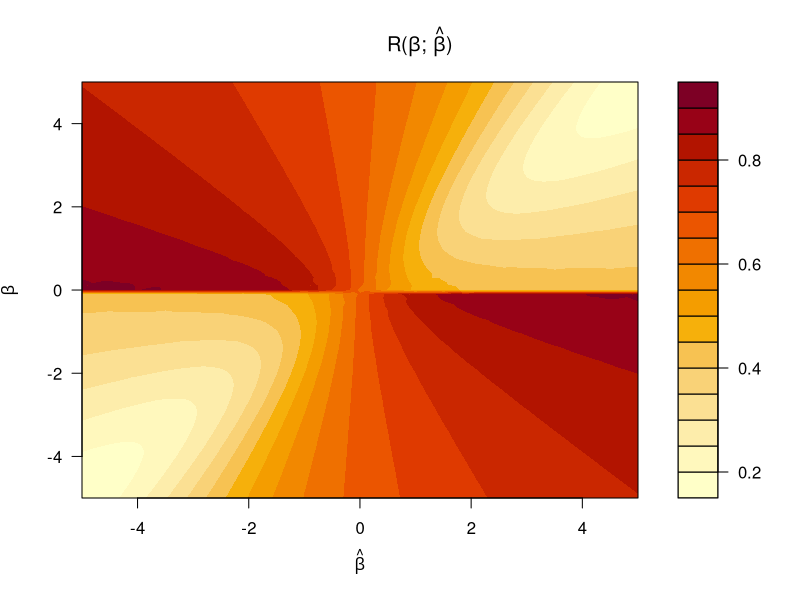
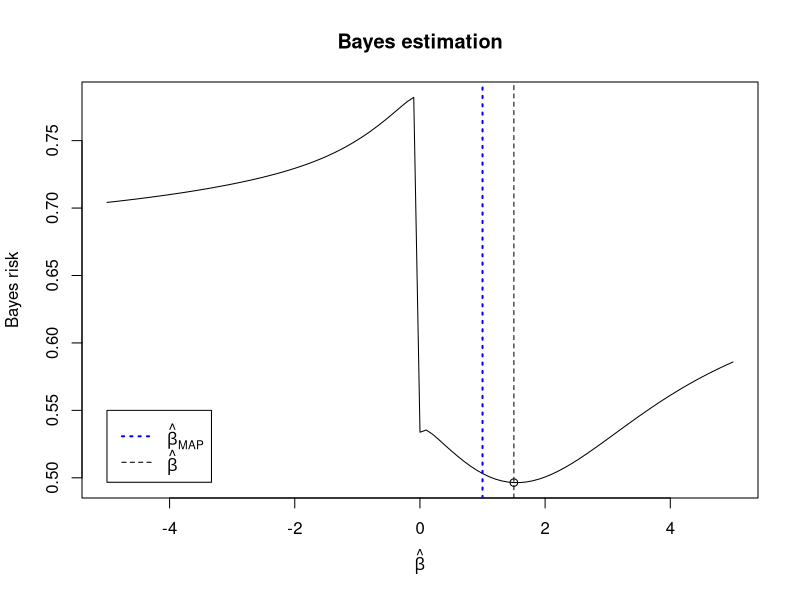

R code for these plots, in order:
############
## Theory
############


## empirical misclassification rate
simulate <- function(al, k_cl, n_trials, seed = 0) {
  set.seed(seed)
  mrs <- numeric(n_trials)
  for (i in 1:n_trials) {
    xs <- rnorm(k_cl, 0, sqrt(sigma2_x))
    ys <- bt * xs + rnorm(k_cl, 0, sqrt(sigma2_eps))
    yhats <- xs * al
    te_cl <- knn(t(t(yhats)), t(t(ys)), 1:k_cl, k = 1)
    mr <- sum(te_cl != 1:k_cl)/k_cl
    mrs[i] <- mr
  }
  mrs 
}

## probability that |N(mu, sigma2)| > thres
p_folded <- function(mu, sigma2, thres, empirical = FALSE) {
  mu_conv <- mu/sqrt(sigma2)
  thres_conv <- abs(thres)/sqrt(sigma2)
  if (empirical) {
    return(sum(abs(rnorm(1e6, mu, sqrt(sigma2))) < thres)/1e6)
  }
  1 - pnorm(-mu_conv + thres_conv) + pnorm(-mu_conv - thres_conv)
}

## misclassification rate based on conditional dist
theory1 <- function(al, k_cl, res = 30) {
  # normal distribution grid
  g0 <- -res:res
  z2 <- cbind(rep(g0, 2*res + 1),
              rep(g0, each = 2*res + 1)) /
    sqrt(res)
  d2 <- exp(-.5 * z2[,1]^2 - .5 * z2[,2]^2 )
  d2 <- d2/sum(d2)
  xs <- sqrt(sigma2_x) * z2[,1]
  eps <- sqrt(sigma2_eps) * z2[,2]
  mus <- bt * xs + eps
  sigma2 <- al^2 * sigma2_x
  thress <- (bt - al) * xs + eps
  ps <- p_folded(mus, sigma2, thress)
  1 - sum(ps^(k_cl-1) * d2)
}

## quantity derived from theory 1
theory2 <- function(al, res = 30) {
  # normal distribution grid
  g0 <- -res:res
  z2 <- cbind(rep(g0, 2*res + 1),
              rep(g0, each = 2*res + 1)) /
    sqrt(res)
  d2 <- exp(-.5 * z2[,1]^2 - .5 * z2[,2]^2 )
  d2 <- d2/sum(d2)
  xs <- sqrt(sigma2_x) * z2[,1]
  eps <- sqrt(sigma2_eps) * z2[,2]
  mus <- bt * xs + eps
  sigma2 <- al^2 * sigma2_x
  thress <- (bt - al) * xs + eps
  ps1 <- 1 + sign(thress) * pnorm(xs / sqrt(sigma2_x))
  ps2 <- sign(thress) * 
     pnorm(((-2*bt + al)*xs - 2*eps)/(al * sqrt(sigma2_x)))
  ps <- ps1 + ps2
  c(1 - sum(ps * d2), sum(ps1 * d2), sum(ps2 * d2))
}

theory_x <- function(al, k_cl, x0, res = 30) {
  g0 <- -res:res
  z <- g0 / sqrt(res)
  d2 <- exp(- .5 * z^2 )
  d2 <- d2/sum(d2)
  eps <- sqrt(sigma2_eps) * z
  mus <- bt * x0 + eps
  sigma2 <- al^2 * sigma2_x
  thress <- (bt - al) * x0 + eps
  ps <- p_folded(mus, sigma2, thress)
  1 - sum(ps^(k_cl-1) * d2)
}

theory_e <- function(al, k_cl, eps, res = 30) {
  g0 <- -res:res
  z <- g0 / sqrt(res)
  d2 <- exp(- .5 * z^2 )
  d2 <- d2/sum(d2)
  xs <- sqrt(sigma2_x) * z
  mus <- bt * xs + eps
  sigma2 <- al^2 * sigma2_x
  thress <- (bt - al) * xs + eps
  ps <- p_folded(mus, sigma2, thress)
  1 - sum(ps^(k_cl-1) * d2)
}

## simplified form
theory3 <- function(al, k_cl, res = 30) {
  del <- al - bt
  g0 <- -res:res
  z2 <- cbind(rep(g0, 2*res + 1),
              rep(g0, each = 2*res + 1)) /
    sqrt(res)
  d2 <- exp(-.5 * z2[,1]^2 - .5 * z2[,2]^2 )
  d2 <- d2/sum(d2)
  xs <- sqrt(sigma2_x) * z2[,1]
  eps <- sqrt(sigma2_eps) * z2[,2]
  ps <- 1 - abs(pnorm(xs/sqrt(sigma2_x)) - 
                  pnorm((xs * (bt - del) + 2 * eps)/(sqrt(sigma2_x) * (bt + del))))
  1 - sum(ps^(k_cl-1) * d2)
}

## taylor expansion
theory4 <- function(al, k_cl, res = 30) {
  del <- al - bt
  sigma_x <- sqrt(sigma2_x)
  g0 <- -res:res
  z2 <- cbind(rep(g0, 2*res + 1),
              rep(g0, each = 2*res + 1)) /
    sqrt(res)
  d2 <- exp(-.5 * z2[,1]^2 - .5 * z2[,2]^2 )
  d2 <- d2/sum(d2)
  xs <- sqrt(sigma2_x) * z2[,1]
  eps <- sqrt(sigma2_eps) * z2[,2]
  ps <- 1 - abs(
                pnorm(xs/sigma_x) - 
                pnorm((xs/sigma_x) + (2 * eps)/(bt * sigma_x) 
                      - del * (2 * xs/(sigma_x * bt) + 2 * eps/bt^2))
                )
  1 - sum(ps^(k_cl-1) * d2)
}


library(class)

bt <- 2
sigma2_x <- 1
sigma2_eps <- 1
ps <- simulate(2, 3, 10000)
mean(ps)
sd(ps)/sqrt(1e5)
theory1(bt, 3, 400)
theory3(bt + 1e-2, 3, 400)
theory3(bt - 1e-2, 3, 400)
theory4(bt + 1e-2, 3, 400)
theory4(bt - 1e-2, 3, 400)


theory1(2, 2, 400)
theory1(2 + 1e-1, 2, 400)

k_cl <- 2
theory_x(bt, k_cl, 1, 400)
theory_x(bt + 1e-2, k_cl, 1, 400)
theory_x(bt - 1e-2, k_cl, 1, 400)

eps <- 2
theory_e(bt, k_cl, eps, 400)
theory_e(bt + 1e-2, k_cl, eps, 400)
theory_e(bt - 1e-2, k_cl, eps, 400)


theory1(bt, k_cl, 400)
theory1(bt + 1e-2, k_cl, 400)
theory1(bt - 1e-2, k_cl, 400)



k_cl <- 10
theory1(bt, k_cl, 400)
sapply(bt + .01 * 0:3, function(x) {theory1(x, k_cl, 400)})
sapply(bt - .01 * 0:3, function(x) {theory1(x, k_cl, 400)})

theory1(bt, 100)
theory1(bt + .01, 100)
theory1(bt - .01, 100)

theory2(bt)
theory2(bt + .01)
theory2(bt - .01)

k_cl <- 3

bts <- (-50:50)/10 + 1e-3
res <- length(bts)
rmat <- matrix(0, res, res)
for (i in 1:res) {
  for (j in 1:res) {
    bt <- bts[i]
    rmat[i,j] <- theory1(bts[j], k_cl)
  }
}

pdf("paper/rmat.pdf")
filled.contour(bts, bts, rmat, xlab = expression(hat(beta)), ylab = expression(beta))
title(expression(paste("R(", beta, "; ", hat(beta), ")")))
dev.off()

bt <- 1
pdf("paper/toy_est.pdf")
wt <- dnorm((bts - bt))
lala <- wt %*% rmat/sum(wt)
plot(bts, lala, type="l", ylab = "Bayes risk", xlab = expression(hat(beta)))
title("Bayes estimation")
abline(v = 1, lty = 3, lwd = 2, col = "blue")
bth = bts[lala == min(lala)]
abline(v = bth, lty = 2)
points(bts[order(lala)[1]], min(lala))
legend(-5, .55, c(expression(hat(beta)[MAP]), expression(hat(beta))), lty = c(3, 2), lwd = c(2, 1), col = c("blue", "black"))
dev.off()
